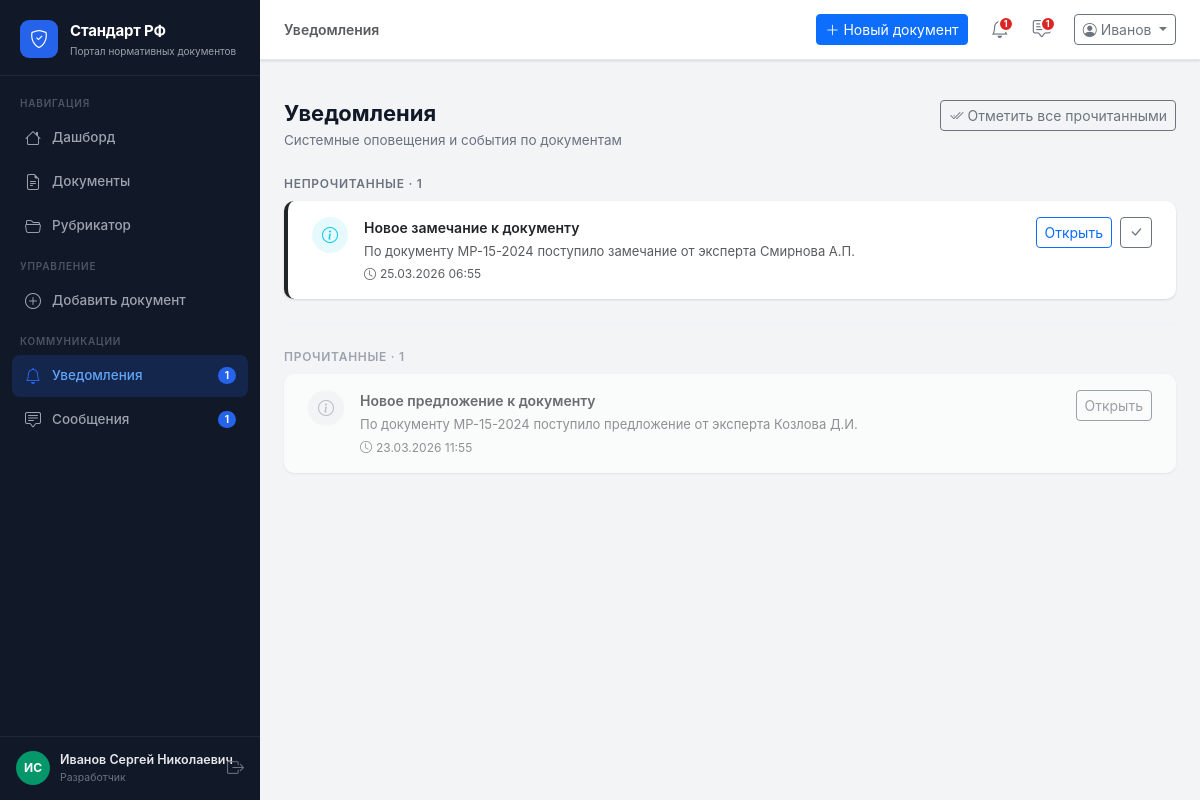
/notifications/ (signed in), run on the app's committed database.
### app/models.py (models this page shows)
class User(db.Model):
    __tablename__ = 'users'
    id           = db.Column(db.Integer, primary_key=True)
    username     = db.Column(db.String(80), unique=True, nullable=False)
    email        = db.Column(db.String(120), unique=True, nullable=False)
    password     = db.Column(db.String(200), nullable=False, default='demo123')
    role         = db.Column(db.String(20), nullable=False)   # admin | org | expert
    full_name    = db.Column(db.String(200))
    organization = db.Column(db.String(300))
    position     = db.Column(db.String(200))
    created_at   = db.Column(db.DateTime, default=datetime.utcnow)
    phone        = db.Column(db.String(20))
    is_active    = db.Column(db.Boolean, default=True)
    org_id       = db.Column(db.Integer, db.ForeignKey('users.id'), nullable=True)
    rubric_id    = db.Column(db.Integer, db.ForeignKey('rubrics.id'), nullable=True)
    documents     = db.relationship('Document', backref='author', lazy=True,
                                    foreign_keys='Document.author_id')
    comments      = db.relationship('Comment', backref='author', lazy=True)
    notifications = db.relationship('Notification', backref='user', lazy=True)
    def get_initials(self):
        if self.full_name:
            parts = self.full_name.split()
            if len(parts) >= 2:
                return f"{parts[0][0]}{parts[1][0]}".upper()
            return self.full_name[:2].upper()
        return self.username[:2].upper()
    def role_label(self):
        return {'admin': 'Сис. администратор', 'org': 'Разработчик', 'organization': 'Организация', 'expert': 'Эксперт'}.get(self.role, self.role)
    def unread_notifications(self):
        return Notification.query.filter_by(user_id=self.id, is_read=False).count()
    def unread_messages(self):
        return Message.query.filter_by(receiver_id=self.id, is_read=False).count()

class Notification(db.Model):
    __tablename__ = 'notifications'
    id                = db.Column(db.Integer, primary_key=True)
    user_id           = db.Column(db.Integer, db.ForeignKey('users.id'), nullable=False)
    title             = db.Column(db.String(300), nullable=False)
    text              = db.Column(db.Text)
    is_read           = db.Column(db.Boolean, default=False)
    created_at        = db.Column(db.DateTime, default=datetime.utcnow)
    link              = db.Column(db.String(300))
    notification_type = db.Column(db.String(30), default='info')  # info | warning | success | danger

### app/routes/notifications.py (the view)
@notifications_bp.route('/')
@login_required
def index():
    user  = get_current_user()
    notifs = (Notification.query
              .filter_by(user_id=user.id)
              .order_by(Notification.created_at.desc())
              .all())
    return render_template('notifications/index.html', notifications=notifs, user=user)

### app/utils.py (called while the page is built)
def login_required(f):
    @wraps(f)
    def decorated(*args, **kwargs):
        if 'user_id' not in session:
            return redirect(url_for('auth.login'))
        return f(*args, **kwargs)
    return decorated

def get_current_user():
    if 'user_id' in session:
        return User.query.get(session['user_id'])
    return None

### app/templates/notifications/index.html (shortened to what this page needs)
{% extends 'base.html' %}
{% block page_title %}Уведомления{% endblock %}
{% block content %}
<div class="page-header d-flex align-items-start justify-content-between">
  <div>
    <h1>Уведомления</h1>
    <p>Системные оповещения и события по документам</p>
  </div>
  {% set unread = notifications | selectattr('is_read', 'false') | list %}
  {% if unread %}
  <form method="POST" action="{{ url_for('notifications.mark_all_read') }}">
    <button type="submit" class="btn btn-outline-secondary btn-sm">
      <i class="bi bi-check2-all me-1"></i>Отметить все прочитанными
    </button>
  </form>
  {% endif %}
</div>
{% set icon_map = {'info':'info-circle','warning':'exclamation-triangle','success':'check-circle','danger':'exclamation-circle'} %}
{% if notifications %}
  {% set unread_list = notifications | selectattr('is_read', 'false') | list %}
  {% set read_list   = notifications | selectattr('is_read', 'true')  | list %}
  {% if unread_list %}
  <div class="mb-2" style="font-size:12px;font-weight:600;text-transform:uppercase;
                            letter-spacing:.06em;color:#6b7280;">
    Непрочитанные · {{ unread_list | length }}
  </div>
  {% for n in unread_list %}
  <div class="card mb-2 border-{{ n.notification_type }}"
       style="border-left:4px solid !important;">
    <div class="card-body py-3 px-4 d-flex align-items-start gap-3">
      <div style="width:36px;height:36px;border-radius:50%;flex-shrink:0;
                  display:flex;align-items:center;justify-content:center;font-size:16px;"
           class="bg-{{ n.notification_type }} bg-opacity-10 text-{{ n.notification_type }}">
        <i class="bi bi-{{ icon_map.get(n.notification_type, 'info-circle') }}"></i>
      </div>
      <div class="flex-grow-1">
        <div class="fw-semibold mb-1" style="font-size:14px;">{{ n.title }}</div>
        {% if n.text %}
        <div class="text-muted" style="font-size:13px;">{{ n.text }}</div>
        {% endif %}
        <div class="text-muted mt-1" style="font-size:12px;">
          <i class="bi bi-clock me-1"></i>{{ n.created_at.strftime('%d.%m.%Y %H:%M') }}
        </div>
      </div>
      <div class="d-flex gap-2 flex-shrink-0">
        {% if n.link %}
        <a href="{{ n.link }}" class="btn btn-sm btn-outline-primary">Открыть</a>
        {% endif %}
        <form method="POST" action="{{ url_for('notifications.mark_read', notif_id=n.id) }}">
          <button type="submit" class="btn btn-sm btn-outline-secondary" title="Отметить прочитанным">
            <i class="bi bi-check-lg"></i>
          </button>
        </form>
      </div>
    </div>
  </div>
  {% endfor %}
  {% endif %}
  {% if read_list %}
  {% if unread_list %}<hr class="section-divider">{% endif %}
  <div class="mb-2" style="font-size:12px;font-weight:600;text-transform:uppercase;
                            letter-spacing:.06em;color:#9ca3af;">
    Прочитанные · {{ read_list | length }}
  </div>
  {% for n in read_list %}
  <div class="card mb-2" style="opacity:.65;">
    <div class="card-body py-3 px-4 d-flex align-items-start gap-3">
      <div style="width:36px;height:36px;border-radius:50%;flex-shrink:0;
                  display:flex;align-items:center;justify-content:center;font-size:16px;
                  background:#f3f4f6;color:#9ca3af;">
        <i class="bi bi-{{ icon_map.get(n.notification_type, 'info-circle') }}"></i>
      </div>
      <div class="flex-grow-1">
        <div class="fw-semibold mb-1" style="font-size:14px;">{{ n.title }}</div>
        {% if n.text %}
        <div class="text-muted" style="font-size:13px;">{{ n.text }}</div>
        {% endif %}
        <div class="text-muted mt-1" style="font-size:12px;">
          <i class="bi bi-clock me-1"></i>{{ n.created_at.strftime('%d.%m.%Y %H:%M') }}
        </div>
      </div>
      {% if n.link %}
      <a href="{{ n.link }}" class="btn btn-sm btn-outline-secondary flex-shrink-0">Открыть</a>
      {% endif %}
    </div>
  </div>
  {% endfor %}
  {% endif %}
{% endif %}
{% endblock %}

### app/templates/base.html (shortened to what this page needs)
<!DOCTYPE html>
<html lang="ru">
<head>
  <link rel="stylesheet"
        href="https://cdn.jsdelivr.net/npm/bootstrap@5.3.3/dist/css/bootstrap.min.css" />
  <link rel="stylesheet"
        href="https://cdn.jsdelivr.net/npm/bootstrap-icons@1.11.3/font/bootstrap-icons.min.css" />
  <link rel="stylesheet" href="{{ url_for('static', filename='css/main.css') }}" />
</head>
<body>
<aside class="sidebar" id="sidebar">
  <div class="sidebar-brand">
    <div class="brand-icon"><i class="bi bi-shield-check"></i></div>
    <div class="brand-text">
      <span class="brand-title">Стандарт РФ</span>
      <span class="brand-sub">Портал нормативных документов</span>
    </div>
  </div>
  <nav class="sidebar-nav">
    <div class="nav-section-label">Навигация</div>
    <a href="{{ url_for('main.dashboard') }}"
       class="nav-link {% if request.endpoint == 'main.dashboard' %}active{% endif %}">
      <i class="bi bi-house"></i><span>Дашборд</span>
    </a>
    <a href="{{ url_for('documents.list_documents') }}"
       class="nav-link {% if request.blueprint == 'documents' and request.endpoint != 'documents.add' %}active{% endif %}">
      <i class="bi bi-file-earmark-text"></i><span>Документы</span>
    </a>
    <a href="{{ url_for('rubrics.index') }}"
       class="nav-link {% if request.blueprint == 'rubrics' %}active{% endif %}">
      <i class="bi bi-folder2-open"></i><span>Рубрикатор</span>
    </a>
    {% if session.role in ('admin', 'org', 'organization') %}
    <div class="nav-section-label mt-2">Управление</div>
    {% if session.role == 'org' %}
    <a href="{{ url_for('documents.add') }}"
       class="nav-link {% if request.endpoint == 'documents.add' %}active{% endif %}">
      <i class="bi bi-plus-circle"></i><span>Добавить документ</span>
    </a>
    {% endif %}
    {% endif %}
    <div class="nav-section-label mt-2">Коммуникации</div>
    <a href="{{ url_for('notifications.index') }}"
       class="nav-link {% if request.blueprint == 'notifications' %}active{% endif %}">
      <i class="bi bi-bell"></i><span>Уведомления</span>
      {% set unread_n = current_user.unread_notifications() if current_user else 0 %}
      {% if unread_n > 0 %}
      <span class="nav-badge">{{ unread_n }}</span>
      {% endif %}
    </a>
    <a href="{{ url_for('messages.index') }}"
       class="nav-link {% if request.blueprint == 'messages' %}active{% endif %}">
      <i class="bi bi-chat-square-text"></i><span>Сообщения</span>
      {% set unread_m = current_user.unread_messages() if current_user else 0 %}
      {% if unread_m > 0 %}
      <span class="nav-badge">{{ unread_m }}</span>
      {% endif %}
    </a>
  </nav>
  <div class="sidebar-footer">
    <div class="user-card">
      {% set _avatar_colors = ['#2563eb','#7c3aed','#059669','#d97706','#dc2626'] %}
      <div class="user-avatar" style="background:{{ _avatar_colors[(current_user.id % _avatar_colors|length) if current_user else 0] }}">
        {{ current_user.get_initials() if current_user else '?' }}
      </div>
      <div class="user-info">
        <div class="user-name">{{ session.full_name or 'Гость' }}</div>
        <div class="user-role">{{ current_user.role_label() if current_user else '' }}</div>
      </div>
    </div>
    <a href="{{ url_for('auth.logout') }}" class="btn-logout" title="Выйти">
      <i class="bi bi-box-arrow-right"></i>
    </a>
  </div>
</aside>
<div class="main-wrapper">
  <header class="topbar">
    <div class="topbar-breadcrumb">
      {% block breadcrumb %}
      <span class="text-muted">{% block page_title %}{% endblock %}</span>
      {% endblock %}
    </div>
    <div class="topbar-actions ms-auto">
      {% if session.role == 'org' %}
      <a href="{{ url_for('documents.add') }}" class="btn btn-primary btn-sm me-2">
        <i class="bi bi-plus-lg me-1"></i>Новый документ
      </a>
      {% endif %}
      <a href="{{ url_for('notifications.index') }}" class="topbar-icon-btn" title="Уведомления">
        {% set unread_n = current_user.unread_notifications() if current_user else 0 %}
        {% if unread_n > 0 %}<span class="dot-badge">{{ unread_n }}</span>{% endif %}
      </a>
      <a href="{{ url_for('messages.index') }}" class="topbar-icon-btn" title="Сообщения">
        {% set unread_m = current_user.unread_messages() if current_user else 0 %}
        {% if unread_m > 0 %}<span class="dot-badge">{{ unread_m }}</span>{% endif %}
      </a>
      <div class="dropdown ms-2">
        <button class="btn btn-outline-secondary btn-sm dropdown-toggle" data-bs-toggle="dropdown">
          <i class="bi bi-person-circle me-1"></i>{{ session.full_name.split()[0] if session.full_name else 'Гость' }}
        </button>
      </div>
    </div>
  </header>
  <div class="flash-container">
  </div>
  <main class="page-content">
    {% block content %}{% endblock %}
  </main>
</div>
</body>
</html>

### data on the page
User: full_name "ИС", full_name "Иванов Сергей Николаевич", role "Разработчик"
Notification: title "Новое замечание к документу", text "По документу МР-15-2024 поступило замечание от эксперта Смирнова А.П.", created_at "25.03.2026 06:55"
Notification: title "Новое предложение к документу", text "По документу МР-15-2024 поступило предложение от эксперта Козлова Д.И.", created_at "23.03.2026 11:55"

### other printed values
{{ unread_n }} "1"
{{ unread_m }} "1"
{{ session.full_name.split()[0] if session.full_name else 'Гость' }} "Иванов"
{{ unread_list | length }} "1"
{{ read_list | length }} "1"
